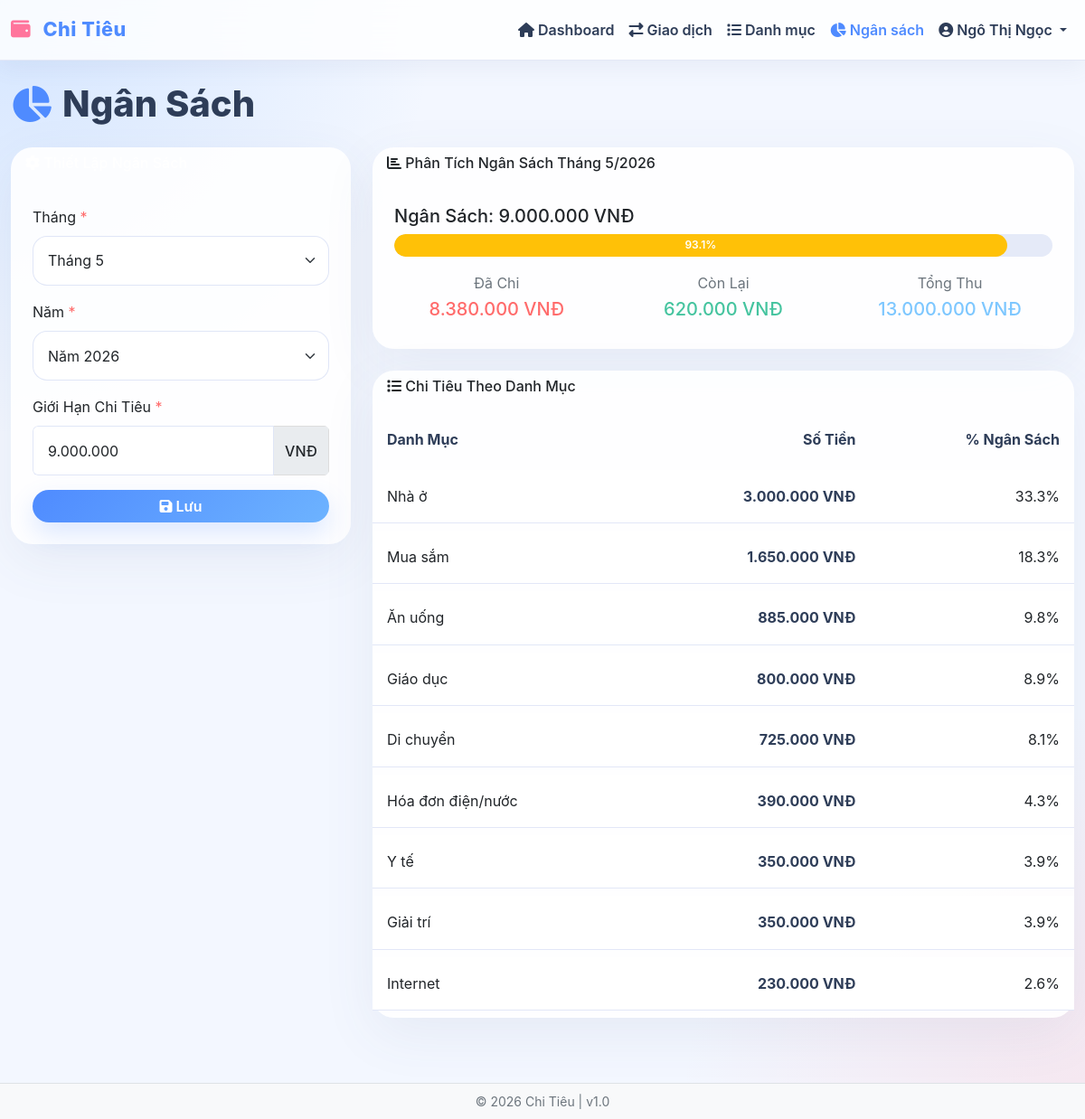
The page /budget.php?month=5 (signed in) on the database its author committed.
### tables this page shows
CREATE TABLE budgets (
    id INT PRIMARY KEY AUTO_INCREMENT,
    user_id INT NOT NULL,
    limit_amount DECIMAL(15, 2) NOT NULL,
    month INT NOT NULL,
    year INT NOT NULL,
    created_at TIMESTAMP DEFAULT CURRENT_TIMESTAMP,
    updated_at TIMESTAMP DEFAULT CURRENT_TIMESTAMP ON UPDATE CURRENT_TIMESTAMP,
    CONSTRAINT fk_budget_user FOREIGN KEY (user_id) REFERENCES users(id) ON DELETE CASCADE,
    UNIQUE KEY unique_user_month_year (user_id, month, year),
    INDEX idx_user_month_year (user_id, year, month)
);

CREATE TABLE categories (
    id INT PRIMARY KEY AUTO_INCREMENT,
    user_id INT NOT NULL,
    name VARCHAR(100) NOT NULL,
    type ENUM('Thu', 'Chi') NOT NULL,
    icon VARCHAR(50),
    created_at TIMESTAMP DEFAULT CURRENT_TIMESTAMP,
    CONSTRAINT fk_category_user FOREIGN KEY (user_id) REFERENCES users(id) ON DELETE CASCADE,
    INDEX idx_user_type (user_id, type)
);

### app/Database.php (called while the page is built, shortened)
<?php
class Database {
    private $connection;
    private $host = DB_HOST;
    private $user = DB_USER;
    private $pass = DB_PASS;
    private $name = DB_NAME;
    public function connect() {
        $this->connection = new mysqli(
            $this->host,
            $this->user,
            $this->pass,
            $this->name
        );
        $this->connection->set_charset("utf8mb4");
        return $this->connection;
    }
    public function execute($sql, $params = [], $types = '') {
        try {
            $stmt = $this->connection->prepare($sql);
            if (!empty($params)) {
                if (empty($types)) {
                    $types = $this->detectTypes($params);
                }
                if (!$stmt->bind_param($types, ...$params)) {
                    throw new Exception("Bind Param Error: " . $stmt->error);
                }
            }
            if (!$stmt->execute()) {
                throw new Exception("Execute Error: " . $stmt->error);
            }
            $result = $stmt->get_result();
            return $result ? $result : $stmt;
        } catch (Exception $e) {
            error_log("Database Error: " . $e->getMessage());
            if (preg_match('/^(INSERT|UPDATE|DELETE)/i', $sql)) {
                return false;
            }
            return $this->connection->query("SELECT 1 WHERE 0");
        }
    }
    private function detectTypes($params) {
        $types = '';
        foreach ($params as $param) {
            if (is_int($param)) {
                $types .= 'i';
            } elseif (is_float($param)) {
                $types .= 'd';
            } else {
                $types .= 's';
            }
        }
        return $types;
    }
}

### app/functions.php (called while the page is built, shortened)
<?php
function formatCurrency($amount) {
    return number_format($amount, 0, ',', '.') . ' ' . CURRENCY;
}
function getDashboardData($user_id, $db, $month = null, $year = null) {
    $month = intval($month);
    $year = intval($year);
    $start_date = sprintf('%04d-%02d-01', $year, $month);
    $end_date = date('Y-m-t', strtotime($start_date));
    $income_query = "SELECT COALESCE(SUM(t.amount), 0) as total
                     FROM transactions t
                     JOIN categories c ON t.category_id = c.id
                     WHERE t.user_id = ?
                     AND LOWER(c.type) = 'thu'
                     AND t.transaction_date BETWEEN ? AND ?";
    $income_result = $db->execute($income_query, [$user_id, $start_date, $end_date]);
    $income = $income_result->fetch_assoc()['total'] ?? 0;
    $expense_query = "SELECT COALESCE(SUM(t.amount), 0) as total
                      FROM transactions t
                      JOIN categories c ON t.category_id = c.id
                      WHERE t.user_id = ?
                      AND LOWER(c.type) = 'chi'
                      AND t.transaction_date BETWEEN ? AND ?";
    $expense_result = $db->execute($expense_query, [$user_id, $start_date, $end_date]);
    $expenses = $expense_result->fetch_assoc()['total'] ?? 0;
    $budget_query = "SELECT limit_amount FROM budgets
                     WHERE user_id = ?
                     AND month = ?
                     AND year = ?";
    $budget_result = $db->execute($budget_query, [$user_id, $month, $year]);
    $budget = $budget_result && $budget_result->num_rows > 0 ? $budget_result->fetch_assoc()['limit_amount'] : 0;
    $income_expense_diff = $income - $expenses;
    $budget_remaining = $budget - $expenses;
    $budget_exceeded = $expenses > $budget ? true : false;
    $budget_overflow = max(0, $expenses - $budget);
    return [
        'income' => floatval($income),
        'expenses' => floatval($expenses),
        'balance' => floatval($income - $expenses),
        'income_expense_diff' => floatval($income_expense_diff),
        'budget' => floatval($budget),
        'budget_remaining' => floatval($budget_remaining),
        'budget_exceeded' => $budget_exceeded,
        'budget_overflow' => floatval($budget_overflow),
        'budget_percentage' => $budget > 0 ? min(100, ($expenses / $budget) * 100) : 0,
        'month' => $month,
        'year' => $year
    ];
}
function e($text) {
    return htmlspecialchars($text, ENT_QUOTES, 'UTF-8');
}

### budget.php (the view, shortened to what this page needs)
<?php
require_once 'app/Database.php';
require_once 'app/functions.php';
$user_id = $_SESSION['user_id'];
$month = isset($_GET['month']) ? intval($_GET['month']) : date('m');
$year = isset($_GET['year']) ? intval($_GET['year']) : date('Y');
$budget_query = "SELECT id, limit_amount FROM budgets WHERE user_id = ? AND month = ? AND year = ?";
$budget_result = $db->execute($budget_query, [$user_id, $month, $year]);
$current_budget = ($budget_result && $budget_result->num_rows > 0) ? $budget_result->fetch_assoc()['limit_amount'] : 0;
$expense_query = "SELECT c.id, c.name, SUM(t.amount) as total, COUNT(t.id) as count
                  FROM transactions t
                  JOIN categories c ON t.category_id = c.id
                  WHERE t.user_id = ? AND LOWER(c.type) = 'chi'
                  AND MONTH(t.transaction_date) = ?
                  AND YEAR(t.transaction_date) = ?
                  GROUP BY c.id, c.name
                  ORDER BY total DESC";
$expenses_result = $db->execute($expense_query, [$user_id, $month, $year]);
$expenses_data = [];
if ($expenses_result) {
    while ($row = $expenses_result->fetch_assoc()) {
        $expenses_data[] = $row;
    }
}
?>
<?php include 'views/header.php'; ?>
<div class="mb-4">
    <h1><i class="fas fa-chart-pie"></i> Ngân Sách</h1>
</div>
<div class="row">
    <div class="col-md-4">
        <div class="card border-0 shadow-sm">
            <div class="card-header bg-primary text-white">
                <h6 class="mb-0"><i class="fas fa-cog"></i> Thiết Lập Ngân Sách</h6>
            </div>
            <div class="card-body">
                <form method="POST">
                    <div class="mb-3">
                        <label class="form-label">Tháng <span class="text-danger">*</span></label>
                        <select name="month" id="budgetMonth" class="form-select" onchange="changeBudgetPeriod()" required>
                            <?php for ($m = 1; $m <= 12; $m++): ?>
                            <option value="<?php echo $m; ?>" <?php echo $m == $month ? 'selected' : ''; ?>>
                                Tháng <?php echo $m; ?>
                            </option>
                            <?php endfor; ?>
                        </select>
                    </div>
                    <div class="mb-3">
                        <label class="form-label">Năm <span class="text-danger">*</span></label>
                        <select name="year" id="budgetYear" class="form-select" onchange="changeBudgetPeriod()" required>
                            <?php for ($y = 2024; $y <= 2027; $y++): ?>
                            <option value="<?php echo $y; ?>" <?php echo $y == $year ? 'selected' : ''; ?>>
                                Năm <?php echo $y; ?>
                            </option>
                            <?php endfor; ?>
                        </select>
                    </div>
                    <div class="mb-3">
                        <label class="form-label">Giới Hạn Chi Tiêu <span class="text-danger">*</span></label>
                        <div class="input-group">
                            <input type="text" name="amount" class="form-control amount-input" placeholder="0"
                                   value="<?php echo (int)$current_budget; ?>" required>
                            <span class="input-group-text"><?php echo CURRENCY; ?></span>
                        </div>
                    </div>
                    <button type="submit" class="btn btn-primary w-100">
                        <i class="fas fa-save"></i> Lưu
                    </button>
                </form>
            </div>
        </div>
    </div>
    <div class="col-md-8">
        <div class="card border-0 shadow-sm">
            <div class="card-header bg-white border-bottom">
                <h6 class="mb-0"><i class="fas fa-chart-bar"></i> Phân Tích Ngân Sách Tháng <?php echo $month; ?>/<?php echo $year; ?></h6>
            </div>
            <div class="card-body">
                <?php
                $dashboard = getDashboardData($user_id, $db, $month, $year);
                if ($current_budget > 0):
                    $percentage = min(100, ($dashboard['expenses'] / $current_budget) * 100);
                    $progress_class = $percentage > 100 ? 'bg-danger' : ($percentage > 80 ? 'bg-warning' : 'bg-success');
                ?>
                <h5>Ngân Sách: <?php echo formatCurrency($current_budget); ?></h5>
                <div class="progress mb-3" style="height: 25px;">
                    <div class="progress-bar <?php echo $progress_class; ?>" role="progressbar" style="width: <?php echo $percentage; ?>%">
                        <?php echo round($percentage, 1); ?>%
                    </div>
                </div>
                <div class="row text-center">
                    <div class="col-md-4">
                        <p class="text-muted mb-1">Đã Chi</p>
                        <h5 class="text-danger"><?php echo formatCurrency($dashboard['expenses']); ?></h5>
                    </div>
                    <div class="col-md-4">
                        <p class="text-muted mb-1">Còn Lại</p>
                        <h5 class="<?php echo $dashboard['budget_remaining'] >= 0 ? 'text-success' : 'text-danger'; ?>">
                            <?php echo formatCurrency($dashboard['budget_remaining']); ?>
                        </h5>
                    </div>
                    <div class="col-md-4">
                        <p class="text-muted mb-1">Tổng Thu</p>
                        <h5 class="text-info"><?php echo formatCurrency($dashboard['income']); ?></h5>
                    </div>
                </div>
                <?php else: ?>
                <div class="alert alert-info mb-0">
                    <i class="fas fa-info-circle"></i> Vui lòng thiết lập ngân sách cho tháng này!
                </div>
                <?php endif; ?>
            </div>
        </div>
        <?php if (!empty($expenses_data)): ?>
        <div class="card border-0 shadow-sm mt-4">
            <div class="card-header bg-white border-bottom">
                <h6 class="mb-0"><i class="fas fa-list"></i> Chi Tiêu Theo Danh Mục</h6>
            </div>
            <div class="card-body p-0">
                <div class="table-responsive">
                    <table class="table table-hover mb-0">
                        <thead class="table-light">
                            <tr>
                                <th>Danh Mục</th>
                                <th class="text-end">Số Tiền</th>
                                <th class="text-end">% Ngân Sách</th>
                            </tr>
                        </thead>
                        <tbody>
                            <?php foreach ($expenses_data as $exp): ?>
                            <tr>
                                <td><?php echo e($exp['name']); ?></td>
                                <td class="text-end"><strong><?php echo formatCurrency($exp['total']); ?></strong></td>
                                <td class="text-end">
                                    <?php echo $current_budget > 0 ? round(($exp['total'] / $current_budget) * 100, 1) : 0; ?>%
                                </td>
                            </tr>
                            <?php endforeach; ?>
                        </tbody>
                    </table>
                </div>
            </div>
        </div>
        <?php endif; ?>
    </div>
</div>
<?php include 'views/footer.php'; ?>

### rows shown on the page
budgets: limit_amount "9.000.000", limit_amount "9.000.000 VNĐ", limit_amount "93.1"
categories: name "Nhà ở", total "3.000.000 VNĐ", total "33.3"
categories: name "Mua sắm", total "1.650.000 VNĐ", total "18.3"
categories: name "Ăn uống", total "885.000 VNĐ", total "9.8"
categories: name "Giáo dục", total "800.000 VNĐ", total "8.9"
categories: name "Di chuyển", total "725.000 VNĐ", total "8.1"
categories: name "Hóa đơn điện/nước", total "390.000 VNĐ", total "4.3"
categories: name "Y tế", total "350.000 VNĐ", total "3.9"
categories: name "Giải trí", total "350.000 VNĐ", total "3.9"
categories: name "Internet", total "230.000 VNĐ", total "2.6"

### other values the page prints
APP_NAME "Chi Tiêu"
$_SESSION['user_name'] "Ngô Thị Ngọc"
CURRENCY "VNĐ"
$month "5"
$year "2026"
formatCurrency($dashboard['expenses']) "8.380.000 VNĐ"
formatCurrency($dashboard['budget_remaining']) "620.000 VNĐ"
formatCurrency($dashboard['income']) "13.000.000 VNĐ"
